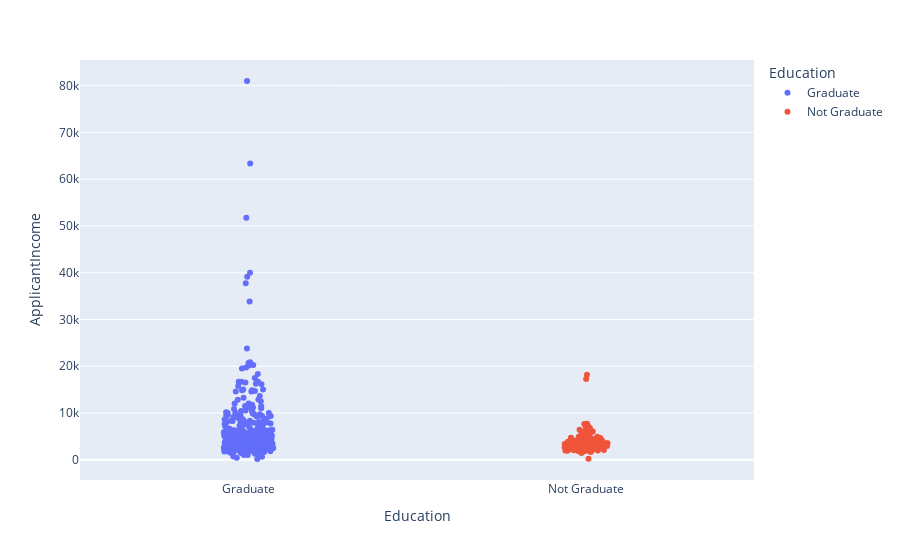

The code cell stored with this chart in its notebook:
### Code cell
fig = px.strip(df, x="Education", y="ApplicantIncome",color="Education")
fig.show()

### Figure 1 — Plotly figure (JSON) as saved in the notebook; plotly's stock layout.template omitted (floating-point values rounded to 4 significant figures; data arrays with more than 128 entries replaced by an {"elided": "..."} marker saying what was removed)
{"data": [{"alignmentgroup": "True", "boxpoints": "all", "fillcolor": "rgba(255,255,255,0)", "hoveron": "points", "hovertemplate": "Education=%{x}<br>ApplicantIncome=%{y}<extra></extra>", "legendgroup": "Graduate", "line": {"color": "rgba(255,255,255,0)"}, "marker": {"color": "#636efa"}, "name": "Graduate", "offsetgroup": "Graduate", "orientation": "v", "pointpos": 0, "showlegend": true, "type": "box", "x": {"elided": "480 str values"}, "x0": " ", "xaxis": "x", "y": {"elided": "480 int values"}, "y0": " ", "yaxis": "y"}, {"alignmentgroup": "True", "boxpoints": "all", "fillcolor": "rgba(255,255,255,0)", "hoveron": "points", "hovertemplate": "Education=%{x}<br>ApplicantIncome=%{y}<extra></extra>", "legendgroup": "Not Graduate", "line": {"color": "rgba(255,255,255,0)"}, "marker": {"color": "#EF553B"}, "name": "Not Graduate", "offsetgroup": "Not Graduate", "orientation": "v", "pointpos": 0, "showlegend": true, "type": "box", "x": {"elided": "134 str values"}, "x0": " ", "xaxis": "x", "y": {"elided": "134 int values"}, "y0": " ", "yaxis": "y"}], "layout": {"boxmode": "overlay", "legend": {"title": {"text": "Education"}, "tracegroupgap": 0}, "margin": {"t": 60}, "xaxis": {"anchor": "y", "categoryarray": ["Graduate", "Not Graduate"], "categoryorder": "array", "domain": [0, 1], "title": {"text": "Education"}}, "yaxis": {"anchor": "x", "domain": [0, 1], "title": {"text": "ApplicantIncome"}}}}
